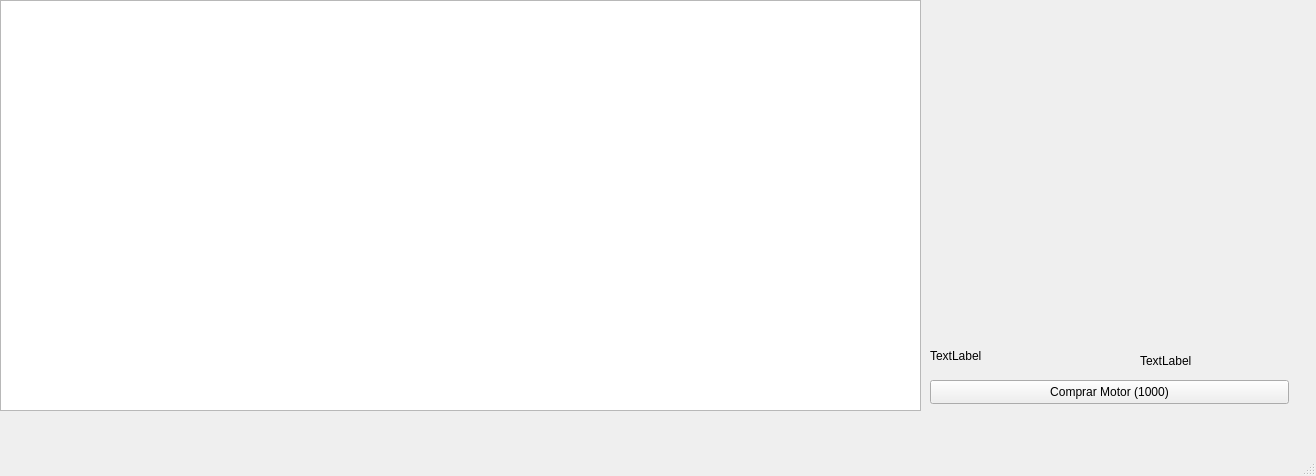
<?xml version="1.0" encoding="UTF-8"?>
<ui version="4.0">
 <class>MainWindow</class>
 <widget class="QMainWindow" name="MainWindow">
  <property name="geometry">
   <rect>
    <x>0</x>
    <y>0</y>
    <width>1316</width>
    <height>476</height>
   </rect>
  </property>
  <property name="windowTitle">
   <string>MainWindow</string>
  </property>
  <widget class="QWidget" name="centralwidget">
   <property name="enabled">
    <bool>true</bool>
   </property>
   <widget class="QGraphicsView" name="graphicsView">
    <property name="geometry">
     <rect>
      <x>0</x>
      <y>0</y>
      <width>921</width>
      <height>411</height>
     </rect>
    </property>
    <property name="sizePolicy">
     <sizepolicy hsizetype="Ignored" vsizetype="Ignored">
      <horstretch>3</horstretch>
      <verstretch>3</verstretch>
     </sizepolicy>
    </property>
    <property name="mouseTracking">
     <bool>true</bool>
    </property>
   </widget>
   <widget class="QWidget" name="widget" native="true">
    <property name="geometry">
     <rect>
      <x>930</x>
      <y>0</y>
      <width>361</width>
      <height>411</height>
     </rect>
    </property>
    <widget class="QWidget" name="gridLayoutWidget">
     <property name="geometry">
      <rect>
       <x>0</x>
       <y>10</y>
       <width>361</width>
       <height>331</height>
      </rect>
     </property>
     <layout class="QGridLayout" name="layoutOpcionesMovimiento">
      <property name="sizeConstraint">
       <enum>QLayout::SizeConstraint::SetDefaultConstraint</enum>
      </property>
     </layout>
    </widget>
    <widget class="QLabel" name="labelBateria">
     <property name="geometry">
      <rect>
       <x>0</x>
       <y>340</y>
       <width>251</width>
       <height>31</height>
      </rect>
     </property>
     <property name="text">
      <string>TextLabel</string>
     </property>
    </widget>
    <widget class="QLabel" name="labelRecursos">
     <property name="geometry">
      <rect>
       <x>210</x>
       <y>350</y>
       <width>131</width>
       <height>21</height>
      </rect>
     </property>
     <property name="text">
      <string>TextLabel</string>
     </property>
    </widget>
    <widget class="QPushButton" name="btnMotorPlasma">
     <property name="geometry">
      <rect>
       <x>0</x>
       <y>380</y>
       <width>359</width>
       <height>24</height>
      </rect>
     </property>
     <property name="text">
      <string>Comprar Motor (1000)</string>
     </property>
    </widget>
   </widget>
  </widget>
  <widget class="QMenuBar" name="menubar">
   <property name="geometry">
    <rect>
     <x>0</x>
     <y>0</y>
     <width>1316</width>
     <height>22</height>
    </rect>
   </property>
  </widget>
  <widget class="QStatusBar" name="statusbar"/>
 </widget>
 <resources/>
 <connections/>
</ui>
